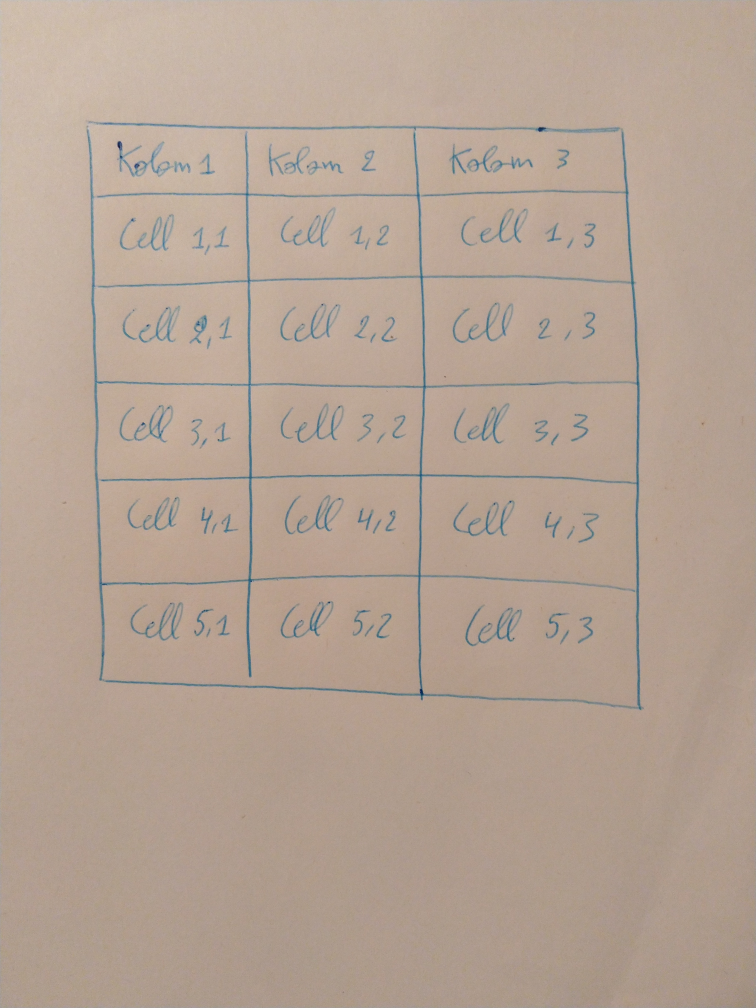
#> input picture datasets/all_tables/19.jpg, 3024 x 4032 px (shown at 1/4 size)
$ python -i line_detection.py   (imports and definitions only)
#> lines starting #> are read from the running program, lines starting #| are printed output that depends on the picture; after the words box and inside, x2 and y2 are one past the last pixel; in counts of white or black regions, pixels touching at a corner belong together
import cv2
import numpy as np

def line_detection(image):

    bw = cv2.adaptiveThreshold(image, 255, cv2.ADAPTIVE_THRESH_MEAN_C, cv2.THRESH_BINARY, 15, 1)
    bw = cv2.bitwise_not(bw)
    ## To visualize image after thresholding ##
    # cv2.imshow("bw",bw)
    # cv2.waitKey(0)
    ###########################################
    horizontal = bw.copy()
    vertical = bw.copy()
    img = image.copy()
    # [horizontal lines]
    # Create structure element for extracting horizontal lines through morphology operations
    horizontalStructure = cv2.getStructuringElement(cv2.MORPH_RECT, (15, 1))

    # Apply morphology operations
    horizontal = cv2.erode(horizontal, horizontalStructure)
    horizontal = cv2.dilate(horizontal, horizontalStructure)

    horizontal = cv2.dilate(horizontal, (1,1), iterations=5)
    horizontal = cv2.erode(horizontal, (1,1), iterations=5)

    ## Uncomment to visualize highlighted Horizontal lines
    # cv2.imshow("horizontal github",horizontal)
    # cv2.waitKey(0)

    # HoughlinesP function to detect horizontal lines
    hor_lines = cv2.HoughLinesP(horizontal,rho=1,theta=np.pi/180,threshold=100,minLineLength=30,maxLineGap=3)
    if hor_lines is None:
        return None,None
    temp_line = []
    for line in hor_lines:
        for x1,y1,x2,y2 in line:
            temp_line.append([x1,y1-5,x2,y2-5])

    # Sorting the list of detected lines by Y1
    hor_lines = sorted(temp_line,key=lambda x: x[1])

    # [12 lines of commented-out code are left out]
    lasty1 = -111111
    lines_x1 = []
    lines_x2 = []
    hor = []
    i=0
    for x1,y1,x2,y2 in hor_lines:
        if y1 >= lasty1 and y1 <= lasty1 + 10:
            lines_x1.append(x1)
            lines_x2.append(x2)
        else:
            if (i != 0 and len(lines_x1) is not 0):
                hor.append([min(lines_x1),lasty1,max(lines_x2),lasty1])
            lasty1 = y1
            lines_x1 = []
            lines_x2 = []
            lines_x1.append(x1)
            lines_x2.append(x2)
            i+=1
    hor.append([min(lines_x1),lasty1,max(lines_x2),lasty1])
    #####################################################################


    # [vertical lines]
    # Create structure element for extracting vertical lines through morphology operations
    verticalStructure = cv2.getStructuringElement(cv2.MORPH_RECT, (1, 15))

    # Apply morphology operations
    vertical = cv2.erode(vertical, verticalStructure)
    vertical = cv2.dilate(vertical, verticalStructure)

    vertical = cv2.dilate(vertical, (1,1), iterations=8)
    vertical = cv2.erode(vertical, (1,1), iterations=7)

    ######## Preprocessing Vertical Lines ###############
    # cv2.imshow("vertical github",vertical)
    # cv2.waitKey(0)
    #####################################################

    # HoughlinesP function to detect vertical lines
    # ver_lines = cv2.HoughLinesP(vertical,rho=1,theta=np.pi/180,threshold=20,minLineLength=20,maxLineGap=2)
    ver_lines = cv2.HoughLinesP(vertical, 1, np.pi/180, 20, np.array([]), 20, 2)
    if ver_lines is None:
        return None,None
    temp_line = []
    for line in ver_lines:
        for x1,y1,x2,y2 in line:
            temp_line.append([x1,y1,x2,y2])

    # Sorting the list of detected lines by X1
    ver_lines = sorted(temp_line,key=lambda x: x[0])

    # [12 lines of commented-out code are left out]
    lastx1 = -111111
    lines_y1 = []
    lines_y2 = []
    ver = []
    count = 0
    lasty1 = -11111
    lasty2 = -11111
    for x1,y1,x2,y2 in ver_lines:
        if x1 >= lastx1 and x1 <= lastx1 + 15 and not (((min(y1,y2)<min(lasty1,lasty2)-20 or min(y1,y2)<min(lasty1,lasty2)+20)) and ((max(y1,y2)<max(lasty1,lasty2)-20 or max(y1,y2)<max(lasty1,lasty2)+20))):
            lines_y1.append(y1)
            lines_y2.append(y2)
            # lasty1 = y1
            # lasty2 = y2
        else:
            if (count != 0 and len(lines_y1) is not 0):
                ver.append([lastx1,min(lines_y2)-5,lastx1,max(lines_y1)-5])
            lastx1 = x1
            lines_y1 = []
            lines_y2 = []
            lines_y1.append(y1)
            lines_y2.append(y2)
            count += 1
            lasty1 = -11111
            lasty2 = -11111
    ver.append([lastx1,min(lines_y2)-5,lastx1,max(lines_y1)-5])
    # [13 lines of commented-out code are left out]

    return hor,ver

>>> import cv2
>>> picture = cv2.imread('../../datasets/all_tables/19.jpg', cv2.IMREAD_GRAYSCALE)
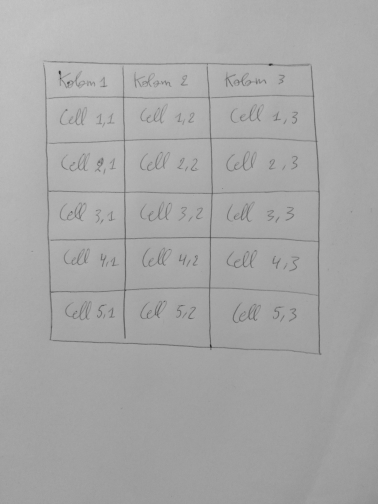
#> picture: shape (4032, 3024) (shown at 1/8 size); min 10, max 213, mean 166.7
>>> result = line_detection(picture)
#> in line_detection, `bw = cv2.adaptiveThreshold(image, 255, cv2.ADAPTIVE_THRESH_MEAN_C, cv2..`:
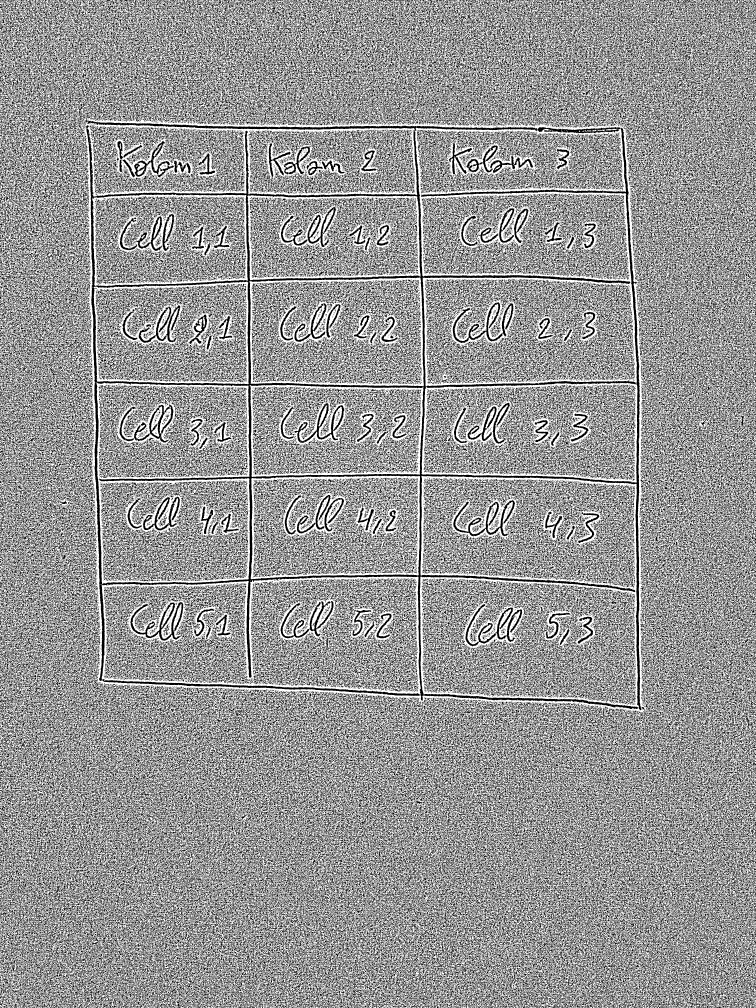
#> bw: shape (4032, 3024) (shown at 1/4 size); 58.8% white; black in thin lines or dots
#> in line_detection, `horizontal = cv2.dilate(horizontal, (1,1), iterations=5)`:
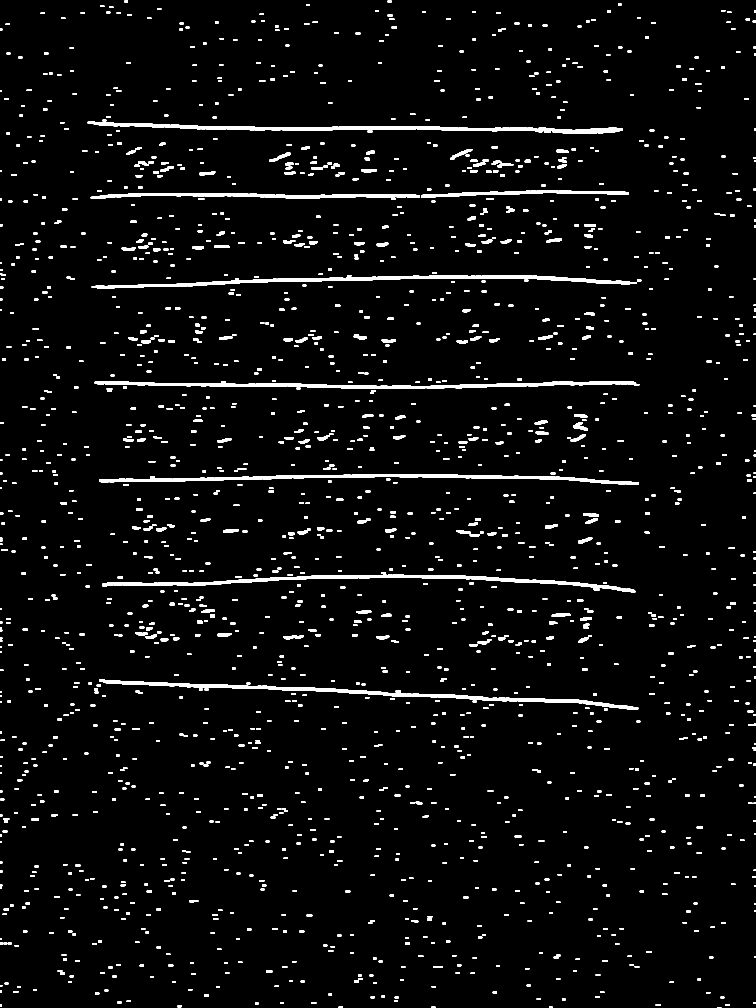
#> horizontal: shape (4032, 3024) (shown at 1/4 size); 3.4% white; 1882 white regions, largest, box (x1, y1, x2, y2) and area: (351, 486, 2492, 536) 27715, (396, 2718, 2553, 2839) 26385, (367, 1101, 2522, 1155) 26154
#> in line_detection, `horizontal = cv2.erode(horizontal, (1,1), iterations=5)`:
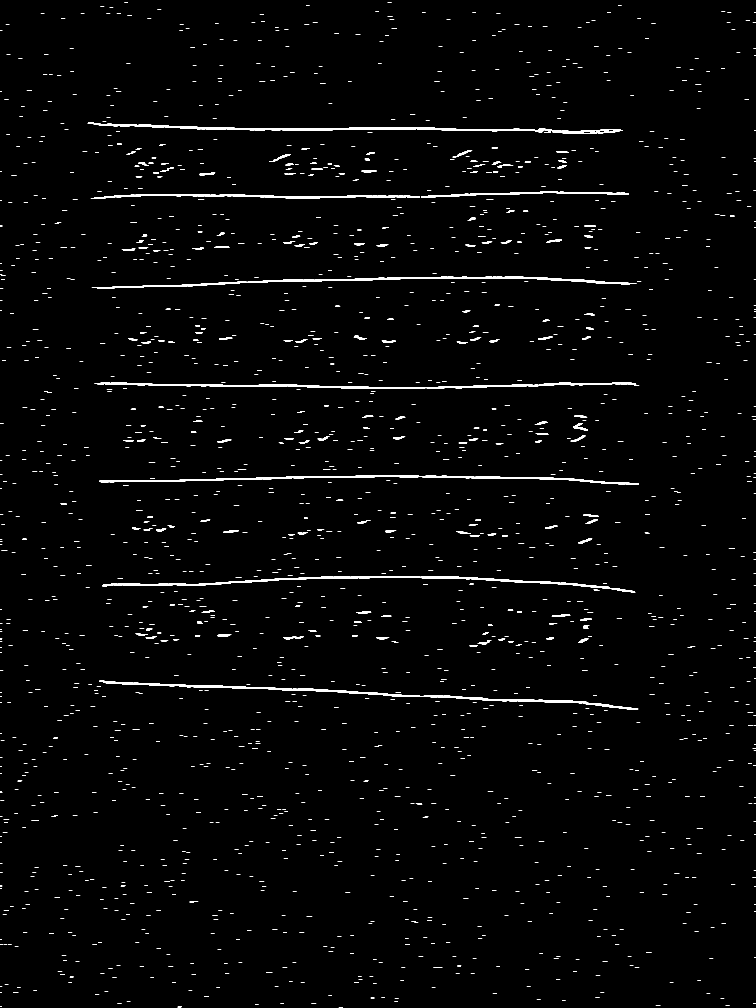
#> horizontal: shape (4032, 3024) (shown at 1/4 size); 1.4% white; 1881 white regions (1398 under 20 px), largest, box (x1, y1, x2, y2) and area: (351, 491, 2492, 536) 16495, (396, 2723, 2553, 2839) 15600, (367, 1106, 2522, 1155) 15379
#> in line_detection, `hor_lines = cv2.HoughLinesP(horizontal,rho=1,theta=np.pi/180,threshold..`: hor_lines = 550 rows, first 6: [1191, 1546, 1689, 1555], [397, 1925, 686, 1920], [1355, 1550, 1390, 1550], [780, 515, 1824, 515], [2381, 2820, 2456, 2824], [400, 1926, 1104, 1914]
#> the loop in line_detection, `for line in hor_lines:` made 550 passes
#> after the loop in line_detection, `for line in hor_lines:`: temp_line = 550 items, first 6: [1191, 1541, 1689, 1550], [397, 1920, 686, 1915], [1355, 1545, 1390, 1545], [780, 510, 1824, 510], [2381, 2815, 2456, 2819], [400, 1921, 1104, 1909]
#> in line_detection, `hor_lines = sorted(temp_line,key=lambda x: x[1])`: hor_lines = 550 items, first 6: [351, 488, 644, 503], [364, 490, 527, 498], [419, 491, 685, 504], [375, 492, 518, 499], [500, 493, 728, 504], [496, 494, 701, 504]
#> the loop in line_detection, `for x1,y1,x2,y2 in hor_lines:` made 550 passes
#> (x1, y1, x2, y2, lasty1) on passes 1, 10, 22, 53: (351, 488, 644, 503, 488), (648, 499, 704, 502, 499), (780, 510, 1824, 510, 510), (2210, 521, 2332, 521, 521)
#> after the loop in line_detection, `for x1,y1,x2,y2 in hor_lines:`: hor = 60 items, first 6: [351, 488, 790, 488], [648, 499, 1782, 499], [780, 510, 2481, 510], [2210, 521, 2476, 521], [1129, 607, 1883, 607], [1810, 623, 1860, 623]; i = 61
#> in line_detection, `vertical = cv2.dilate(vertical, (1,1), iterations=8)`:
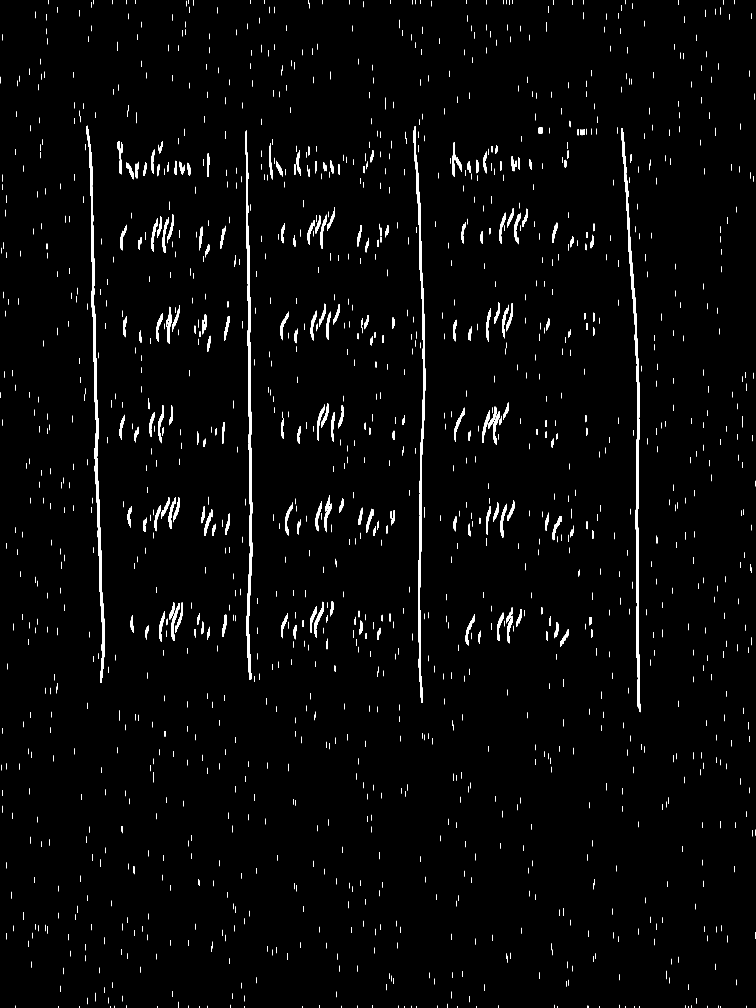
#> vertical: shape (4032, 3024) (shown at 1/4 size); 1.7% white; 1744 white regions (63 under 20 px), largest, box (x1, y1, x2, y2) and area: (2486, 513, 2562, 2849) 20229, (346, 502, 418, 2732) 20161, (980, 522, 1009, 2719) 18878
#> in line_detection, `vertical = cv2.erode(vertical, (1,1), iterations=7)`:
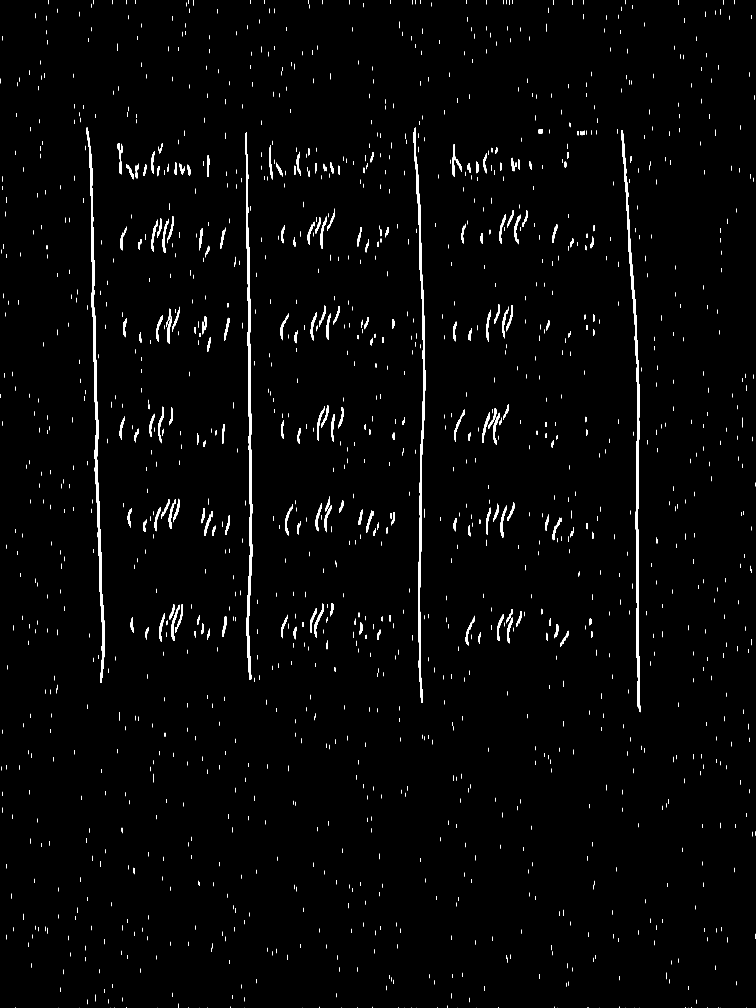
#> vertical: shape (4032, 3024) (shown at 1/4 size); 1.4% white; 1746 white regions (1186 under 20 px), largest, box (x1, y1, x2, y2) and area: (2486, 520, 2562, 2849) 19403, (346, 509, 418, 2732) 19307, (980, 529, 1009, 2719) 18255
#> in line_detection, `ver_lines = cv2.HoughLinesP(vertical, 1, np.pi/180, 20, np.array([]), ..`: ver_lines = 1551 rows, first 6: [364, 660, 381, 1628], [370, 858, 375, 1147], [2497, 668, 2549, 1425], [362, 595, 377, 1479], [990, 1038, 999, 1539], [2550, 2686, 2550, 1433]
#> the loop in line_detection, `for line in ver_lines:` made 1551 passes
#> after the loop in line_detection, `for line in ver_lines:`: temp_line = 1551 items, first 6: [364, 660, 381, 1628], [370, 858, 375, 1147], [2497, 668, 2549, 1425], [362, 595, 377, 1479], [990, 1038, 999, 1539], [2550, 2686, 2550, 1433]
#> in line_detection, `ver_lines = sorted(temp_line,key=lambda x: x[0])`: ver_lines = 1551 items, first 6: [9, 726, 9, 705], [11, 3250, 11, 3230], [121, 3374, 121, 3354], [290, 1669, 290, 1689], [346, 533, 346, 511], [347, 537, 348, 509]
#> the loop in line_detection, `for x1,y1,x2,y2 in ver_lines:` made 1551 passes
#> (x1, y1, x2, y2, lastx1) on passes 1, 3, 4, 5, 22: (9, 726, 9, 705, 9), (121, 3374, 121, 3354, 121), (290, 1669, 290, 1689, 290), (346, 533, 346, 511, 346), (362, 595, 377, 1479, 362)
#> after the loop in line_detection, `for x1,y1,x2,y2 in ver_lines:`: count = 113; ver = 112 items, first 6: [9, 700, 9, 3245], [121, 3349, 121, 3369], [290, 1684, 290, 1664], [346, 504, 346, 692], [362, 612, 362, 1426], [378, 1248, 378, 3973]

$ run again, on datasets/all_tables/1.png
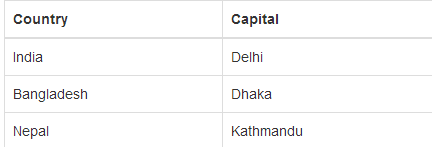
#> input picture datasets/all_tables/1.png, 432 x 147 px
#> in line_detection, `bw = cv2.adaptiveThreshold(image, 255, cv2.ADAPTIVE_THRESH_MEAN_C, cv2..`:
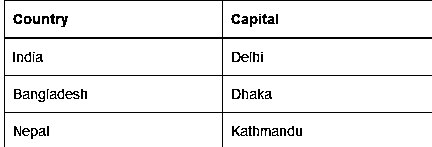
#> bw: shape (147, 432); 93.5% white; black in thin lines or dots
#> in line_detection, `hor_lines = cv2.HoughLinesP(horizontal,rho=1,theta=np.pi/180,threshold..`: hor_lines = [[4, 117, 431, 117], [4, 80, 431, 80], [4, 4, 431, 4], [4, 0, 431, 0], [4, 42, 431, 42], [4, 43, 431, 43], [4, 3, 431, 3], [4, 2, 431, 2], [4, 1, 431, 1], [4, 5, 431, 5]]
#> the loop in line_detection, `for line in hor_lines:` made 10 passes
#> after the loop in line_detection, `for line in hor_lines:`: temp_line = [[4, 112, 431, 112], [4, 75, 431, 75], [4, -1, 431, -1], [4, -5, 431, -5], [4, 37, 431, 37], [4, 38, 431, 38], [4, -2, 431, -2], [4, -3, 431, -3], [4, -4, 431, -4], [4, 0, 431, 0]]
#> in line_detection, `hor_lines = sorted(temp_line,key=lambda x: x[1])`: hor_lines = [[4, -5, 431, -5], [4, -4, 431, -4], [4, -3, 431, -3], [4, -2, 431, -2], [4, -1, 431, -1], [4, 0, 431, 0], [4, 37, 431, 37], [4, 38, 431, 38], [4, 75, 431, 75], [4, 112, 431, 112]]
#> the loop in line_detection, `for x1,y1,x2,y2 in hor_lines:` made 10 passes
#> (y1, y2, lasty1) on passes 1, 7, 9, 10: (-5, -5, -5), (37, 37, 37), (75, 75, 75), (112, 112, 112)
#> after the loop in line_detection, `for x1,y1,x2,y2 in hor_lines:`: hor = [[4, -5, 431, -5], [4, 37, 431, 37], [4, 75, 431, 75]]; i = 4
#> in line_detection, `vertical = cv2.erode(vertical, verticalStructure)`:
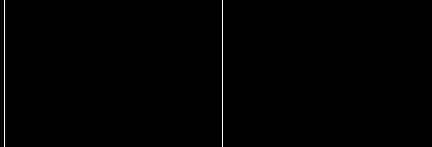
#> vertical: shape (147, 432); 0.46% white in thin lines or dots, all inside (x1, y1, x2, y2) = (4, 0, 223, 147)
#> ver_lines = [[4, 146, 4, 0], [222, 146, 222, 0]]
#> the loop in line_detection, `for line in ver_lines:` made 2 passes
#> the loop in line_detection, `for x1,y1,x2,y2 in ver_lines:` made 2 passes
#> (x1, y1, x2, y2, lastx1, count, lasty1, lasty2) on passes 1 to 2: (4, 146, 4, 0, 4, 1, -11111, -11111), (222, 146, 222, 0, 222, 2, -11111, -11111)
#> after the loop in line_detection, `for x1,y1,x2,y2 in ver_lines:`: count = 2; ver = [[4, -5, 4, 141]]
#> result = ([[4, -5, 431, -5], [4, 37, 431, 37], [4, 75, 431, 75], [4, 112, 431, 112]], [[4, -5, 4, 141], [222, -5, 222, 141]])

$ run again, on datasets/all_tables/10.png
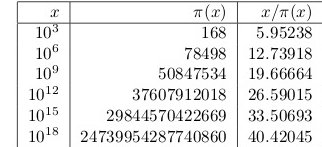
#> input picture datasets/all_tables/10.png, 322 x 147 px
#> picture is the input picture: shape (147, 322); min 0, max 255, mean 234
#> in line_detection, `bw = cv2.adaptiveThreshold(image, 255, cv2.ADAPTIVE_THRESH_MEAN_C, cv2..`:
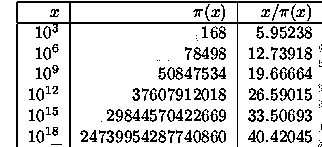
#> bw: shape (147, 322); 84.2% white; black in thin lines or dots
#> in line_detection, `hor_lines = cv2.HoughLinesP(horizontal,rho=1,theta=np.pi/180,threshold..`: hor_lines = [[17, 6, 321, 6], [17, 28, 321, 28], [16, 7, 321, 7], [16, 27, 321, 27]]
#> the loop in line_detection, `for line in hor_lines:` made 4 passes
#> after the loop in line_detection, `for line in hor_lines:`: temp_line = [[17, 1, 321, 1], [17, 23, 321, 23], [16, 2, 321, 2], [16, 22, 321, 22]]
#> in line_detection, `hor_lines = sorted(temp_line,key=lambda x: x[1])`: hor_lines = [[17, 1, 321, 1], [16, 2, 321, 2], [16, 22, 321, 22], [17, 23, 321, 23]]
#> the loop in line_detection, `for x1,y1,x2,y2 in hor_lines:` made 4 passes
#> (x1, y1, y2, lasty1, i) on passes 1, 3: (17, 1, 1, 1, 1), (16, 22, 22, 22, 2)
#> after the loop in line_detection, `for x1,y1,x2,y2 in hor_lines:`: hor = [[16, 1, 321, 1]]; i = 2
#> in line_detection, `vertical = cv2.erode(vertical, verticalStructure)`:
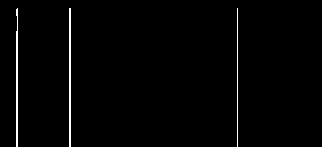
#> vertical: shape (147, 322); 1.4% white in thin lines or dots, all inside (x1, y1, x2, y2) = (16, 8, 238, 147)
#> in line_detection, `ver_lines = cv2.HoughLinesP(vertical, 1, np.pi/180, 20, np.array([]), ..`: ver_lines = [[69, 146, 69, 8], [16, 146, 16, 9], [17, 146, 17, 8], [237, 146, 237, 8], [70, 146, 70, 8]]
#> the loop in line_detection, `for line in ver_lines:` made 5 passes
#> after the loop in line_detection, `for line in ver_lines:`: temp_line has the same summary as ver_lines
#> in line_detection, `ver_lines = sorted(temp_line,key=lambda x: x[0])`: ver_lines = [[16, 146, 16, 9], [17, 146, 17, 8], [69, 146, 69, 8], [70, 146, 70, 8], [237, 146, 237, 8]]
#> the loop in line_detection, `for x1,y1,x2,y2 in ver_lines:` made 5 passes
#> (x1, x2, y2, lastx1) on passes 1, 3, 5: (16, 16, 9, 16), (69, 69, 8, 69), (237, 237, 8, 237)
#> after the loop in line_detection, `for x1,y1,x2,y2 in ver_lines:`: count = 3; ver = [[16, 3, 16, 141], [69, 3, 69, 141]]
#> result = ([[16, 1, 321, 1], [16, 22, 321, 22]], [[16, 3, 16, 141], [69, 3, 69, 141], [237, 3, 237, 141]])
